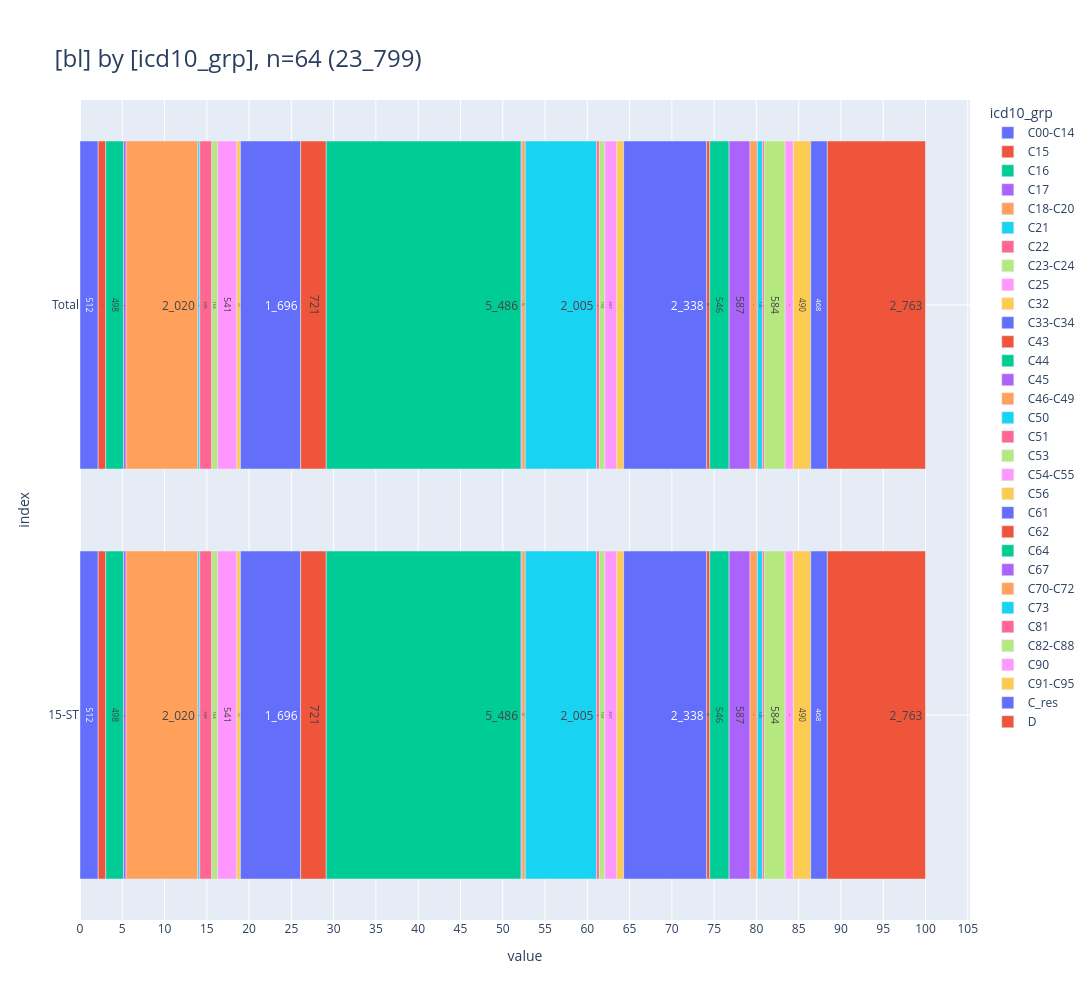

Source (notebook cell):
### Markdown cell above
### <a id='toc1_5_2_'></a>[Diagnosegruppen](#toc0_)
- **Filter: DJ = 2023, C44 und D-Diagnosen sind eingeschlossen**

> 💡 `ZfKD`: _"Die Anteile für D-Diagnosen sind in etwa vergleichbar, die für C44 unterscheiden sich recht deutlich"_

### Code cell
_alias = "icd10_3d"
_df = (
    show_freqs(alias=_alias, incl_c44_and_d=True)
    .merge(dim_icd10_3d.to_df().set_index('code'), left_on=_alias, right_index=True, how="left")
    [["kkr", "code_kid", "cnt"]]
    .rename(columns={"kkr": "bl", "code_kid": "icd10_grp"})
)
_=pls.plot_stacked_bars(
    _df,
    orientation="h",
    normalize=False,
    relative=True,
    dropna=False,
    sort_values_index=False,
    show_total=True,
    height=1000,
)

### Figure 1 — Plotly figure (JSON) as saved in the notebook; plotly's stock layout.template omitted (floating-point values rounded to 4 significant figures)
{"data": [{"hovertemplate": "col=C00-C14<br>value=%{x}<br>index=%{y}<br>cnt_str=%{text}<extra></extra>", "legendgroup": "C00-C14", "marker": {"color": "#636EFA", "pattern": {"shape": ""}}, "name": "C00-C14", "orientation": "h", "showlegend": true, "text": ["512", "512"], "textposition": "auto", "type": "bar", "x": [512, 512], "xaxis": "x", "y": [" Total", "15-ST"], "yaxis": "y"}, {"hovertemplate": "col=C15<br>value=%{x}<br>index=%{y}<br>cnt_str=%{text}<extra></extra>", "legendgroup": "C15", "marker": {"color": "#EF553B", "pattern": {"shape": ""}}, "name": "C15", "orientation": "h", "showlegend": true, "text": ["214", "214"], "textposition": "auto", "type": "bar", "x": [214, 214], "xaxis": "x", "y": [" Total", "15-ST"], "yaxis": "y"}, {"hovertemplate": "col=C16<br>value=%{x}<br>index=%{y}<br>cnt_str=%{text}<extra></extra>", "legendgroup": "C16", "marker": {"color": "#00CC96", "pattern": {"shape": ""}}, "name": "C16", "orientation": "h", "showlegend": true, "text": ["498", "498"], "textposition": "auto", "type": "bar", "x": [498, 498], "xaxis": "x", "y": [" Total", "15-ST"], "yaxis": "y"}, {"hovertemplate": "col=C17<br>value=%{x}<br>index=%{y}<br>cnt_str=%{text}<extra></extra>", "legendgroup": "C17", "marker": {"color": "#AB63FA", "pattern": {"shape": ""}}, "name": "C17", "orientation": "h", "showlegend": true, "text": ["74", "74"], "textposition": "auto", "type": "bar", "x": [74, 74], "xaxis": "x", "y": [" Total", "15-ST"], "yaxis": "y"}, {"hovertemplate": "col=C18-C20<br>value=%{x}<br>index=%{y}<br>cnt_str=%{text}<extra></extra>", "legendgroup": "C18-C20", "marker": {"color": "#FFA15A", "pattern": {"shape": ""}}, "name": "C18-C20", "orientation": "h", "showlegend": true, "text": ["2_020", "2_020"], "textposition": "auto", "type": "bar", "x": [2020, 2020], "xaxis": "x", "y": [" Total", "15-ST"], "yaxis": "y"}, {"hovertemplate": "col=C21<br>value=%{x}<br>index=%{y}<br>cnt_str=%{text}<extra></extra>", "legendgroup": "C21", "marker": {"color": "#19D3F3", "pattern": {"shape": ""}}, "name": "C21", "orientation": "h", "showlegend": true, "text": ["53", "53"], "textposition": "auto", "type": "bar", "x": [53, 53], "xaxis": "x", "y": [" Total", "15-ST"], "yaxis": "y"}, {"hovertemplate": "col=C22<br>value=%{x}<br>index=%{y}<br>cnt_str=%{text}<extra></extra>", "legendgroup": "C22", "marker": {"color": "#FF6692", "pattern": {"shape": ""}}, "name": "C22", "orientation": "h", "showlegend": true, "text": ["338", "338"], "textposition": "auto", "type": "bar", "x": [338, 338], "xaxis": "x", "y": [" Total", "15-ST"], "yaxis": "y"}, {"hovertemplate": "col=C23-C24<br>value=%{x}<br>index=%{y}<br>cnt_str=%{text}<extra></extra>", "legendgroup": "C23-C24", "marker": {"color": "#B6E880", "pattern": {"shape": ""}}, "name": "C23-C24", "orientation": "h", "showlegend": true, "text": ["164", "164"], "textposition": "auto", "type": "bar", "x": [164, 164], "xaxis": "x", "y": [" Total", "15-ST"], "yaxis": "y"}, {"hovertemplate": "col=C25<br>value=%{x}<br>index=%{y}<br>cnt_str=%{text}<extra></extra>", "legendgroup": "C25", "marker": {"color": "#FF97FF", "pattern": {"shape": ""}}, "name": "C25", "orientation": "h", "showlegend": true, "text": ["541", "541"], "textposition": "auto", "type": "bar", "x": [541, 541], "xaxis": "x", "y": [" Total", "15-ST"], "yaxis": "y"}, {"hovertemplate": "col=C32<br>value=%{x}<br>index=%{y}<br>cnt_str=%{text}<extra></extra>", "legendgroup": "C32", "marker": {"color": "#FECB52", "pattern": {"shape": ""}}, "name": "C32", "orientation": "h", "showlegend": true, "text": ["101", "101"], "textposition": "auto", "type": "bar", "x": [101, 101], "xaxis": "x", "y": [" Total", "15-ST"], "yaxis": "y"}, {"hovertemplate": "col=C33-C34<br>value=%{x}<br>index=%{y}<br>cnt_str=%{text}<extra></extra>", "legendgroup": "C33-C34", "marker": {"color": "#636EFA", "pattern": {"shape": ""}}, "name": "C33-C34", "orientation": "h", "showlegend": true, "text": ["1_696", "1_696"], "textposition": "auto", "type": "bar", "x": [1696, 1696], "xaxis": "x", "y": [" Total", "15-ST"], "yaxis": "y"}, {"hovertemplate": "col=C43<br>value=%{x}<br>index=%{y}<br>cnt_str=%{text}<extra></extra>", "legendgroup": "C43", "marker": {"color": "#EF553B", "pattern": {"shape": ""}}, "name": "C43", "orientation": "h", "showlegend": true, "text": ["721", "721"], "textposition": "auto", "type": "bar", "x": [721, 721], "xaxis": "x", "y": [" Total", "15-ST"], "yaxis": "y"}, {"hovertemplate": "col=C44<br>value=%{x}<br>index=%{y}<br>cnt_str=%{text}<extra></extra>", "legendgroup": "C44", "marker": {"color": "#00CC96", "pattern": {"shape": ""}}, "name": "C44", "orientation": "h", "showlegend": true, "text": ["5_486", "5_486"], "textposition": "auto", "type": "bar", "x": [5486, 5486], "xaxis": "x", "y": [" Total", "15-ST"], "yaxis": "y"}, {"hovertemplate": "col=C45<br>value=%{x}<br>index=%{y}<br>cnt_str=%{text}<extra></extra>", "legendgroup": "C45", "marker": {"color": "#AB63FA", "pattern": {"shape": ""}}, "name": "C45", "orientation": "h", "showlegend": true, "text": ["24", "24"], "textposition": "auto", "type": "bar", "x": [24, 24], "xaxis": "x", "y": [" Total", "15-ST"], "yaxis": "y"}, {"hovertemplate": "col=C46-C49<br>value=%{x}<br>index=%{y}<br>cnt_str=%{text}<extra></extra>", "legendgroup": "C46-C49", "marker": {"color": "#FFA15A", "pattern": {"shape": ""}}, "name": "C46-C49", "orientation": "h", "showlegend": true, "text": ["91", "91"], "textposition": "auto", "type": "bar", "x": [91, 91], "xaxis": "x", "y": [" Total", "15-ST"], "yaxis": "y"}, {"hovertemplate": "col=C50<br>value=%{x}<br>index=%{y}<br>cnt_str=%{text}<extra></extra>", "legendgroup": "C50", "marker": {"color": "#19D3F3", "pattern": {"shape": ""}}, "name": "C50", "orientation": "h", "showlegend": true, "text": ["2_005", "2_005"], "textposition": "auto", "type": "bar", "x": [2005, 2005], "xaxis": "x", "y": [" Total", "15-ST"], "yaxis": "y"}, {"hovertemplate": "col=C51<br>value=%{x}<br>index=%{y}<br>cnt_str=%{text}<extra></extra>", "legendgroup": "C51", "marker": {"color": "#FF6692", "pattern": {"shape": ""}}, "name": "C51", "orientation": "h", "showlegend": true, "text": ["81", "81"], "textposition": "auto", "type": "bar", "x": [81, 81], "xaxis": "x", "y": [" Total", "15-ST"], "yaxis": "y"}, {"hovertemplate": "col=C53<br>value=%{x}<br>index=%{y}<br>cnt_str=%{text}<extra></extra>", "legendgroup": "C53", "marker": {"color": "#B6E880", "pattern": {"shape": ""}}, "name": "C53", "orientation": "h", "showlegend": true, "text": ["153", "153"], "textposition": "auto", "type": "bar", "x": [153, 153], "xaxis": "x", "y": [" Total", "15-ST"], "yaxis": "y"}, {"hovertemplate": "col=C54-C55<br>value=%{x}<br>index=%{y}<br>cnt_str=%{text}<extra></extra>", "legendgroup": "C54-C55", "marker": {"color": "#FF97FF", "pattern": {"shape": ""}}, "name": "C54-C55", "orientation": "h", "showlegend": true, "text": ["337", "337"], "textposition": "auto", "type": "bar", "x": [337, 337], "xaxis": "x", "y": [" Total", "15-ST"], "yaxis": "y"}, {"hovertemplate": "col=C56<br>value=%{x}<br>index=%{y}<br>cnt_str=%{text}<extra></extra>", "legendgroup": "C56", "marker": {"color": "#FECB52", "pattern": {"shape": ""}}, "name": "C56", "orientation": "h", "showlegend": true, "text": ["194", "194"], "textposition": "auto", "type": "bar", "x": [194, 194], "xaxis": "x", "y": [" Total", "15-ST"], "yaxis": "y"}, {"hovertemplate": "col=C61<br>value=%{x}<br>index=%{y}<br>cnt_str=%{text}<extra></extra>", "legendgroup": "C61", "marker": {"color": "#636EFA", "pattern": {"shape": ""}}, "name": "C61", "orientation": "h", "showlegend": true, "text": ["2_338", "2_338"], "textposition": "auto", "type": "bar", "x": [2338, 2338], "xaxis": "x", "y": [" Total", "15-ST"], "yaxis": "y"}, {"hovertemplate": "col=C62<br>value=%{x}<br>index=%{y}<br>cnt_str=%{text}<extra></extra>", "legendgroup": "C62", "marker": {"color": "#EF553B", "pattern": {"shape": ""}}, "name": "C62", "orientation": "h", "showlegend": true, "text": ["85", "85"], "textposition": "auto", "type": "bar", "x": [85, 85], "xaxis": "x", "y": [" Total", "15-ST"], "yaxis": "y"}, {"hovertemplate": "col=C64<br>value=%{x}<br>index=%{y}<br>cnt_str=%{text}<extra></extra>", "legendgroup": "C64", "marker": {"color": "#00CC96", "pattern": {"shape": ""}}, "name": "C64", "orientation": "h", "showlegend": true, "text": ["546", "546"], "textposition": "auto", "type": "bar", "x": [546, 546], "xaxis": "x", "y": [" Total", "15-ST"], "yaxis": "y"}, {"hovertemplate": "col=C67<br>value=%{x}<br>index=%{y}<br>cnt_str=%{text}<extra></extra>", "legendgroup": "C67", "marker": {"color": "#AB63FA", "pattern": {"shape": ""}}, "name": "C67", "orientation": "h", "showlegend": true, "text": ["587", "587"], "textposition": "auto", "type": "bar", "x": [587, 587], "xaxis": "x", "y": [" Total", "15-ST"], "yaxis": "y"}, {"hovertemplate": "col=C70-C72<br>value=%{x}<br>index=%{y}<br>cnt_str=%{text}<extra></extra>", "legendgroup": "C70-C72", "marker": {"color": "#FFA15A", "pattern": {"shape": ""}}, "name": "C70-C72", "orientation": "h", "showlegend": true, "text": ["206", "206"], "textposition": "auto", "type": "bar", "x": [206, 206], "xaxis": "x", "y": [" Total", "15-ST"], "yaxis": "y"}, {"hovertemplate": "col=C73<br>value=%{x}<br>index=%{y}<br>cnt_str=%{text}<extra></extra>", "legendgroup": "C73", "marker": {"color": "#19D3F3", "pattern": {"shape": ""}}, "name": "C73", "orientation": "h", "showlegend": true, "text": ["145", "145"], "textposition": "auto", "type": "bar", "x": [145, 145], "xaxis": "x", "y": [" Total", "15-ST"], "yaxis": "y"}, {"hovertemplate": "col=C81<br>value=%{x}<br>index=%{y}<br>cnt_str=%{text}<extra></extra>", "legendgroup": "C81", "marker": {"color": "#FF6692", "pattern": {"shape": ""}}, "name": "C81", "orientation": "h", "showlegend": true, "text": ["53", "53"], "textposition": "auto", "type": "bar", "x": [53, 53], "xaxis": "x", "y": [" Total", "15-ST"], "yaxis": "y"}, {"hovertemplate": "col=C82-C88<br>value=%{x}<br>index=%{y}<br>cnt_str=%{text}<extra></extra>", "legendgroup": "C82-C88", "marker": {"color": "#B6E880", "pattern": {"shape": ""}}, "name": "C82-C88", "orientation": "h", "showlegend": true, "text": ["584", "584"], "textposition": "auto", "type": "bar", "x": [584, 584], "xaxis": "x", "y": [" Total", "15-ST"], "yaxis": "y"}, {"hovertemplate": "col=C90<br>value=%{x}<br>index=%{y}<br>cnt_str=%{text}<extra></extra>", "legendgroup": "C90", "marker": {"color": "#FF97FF", "pattern": {"shape": ""}}, "name": "C90", "orientation": "h", "showlegend": true, "text": ["231", "231"], "textposition": "auto", "type": "bar", "x": [231, 231], "xaxis": "x", "y": [" Total", "15-ST"], "yaxis": "y"}, {"hovertemplate": "col=C91-C95<br>value=%{x}<br>index=%{y}<br>cnt_str=%{text}<extra></extra>", "legendgroup": "C91-C95", "marker": {"color": "#FECB52", "pattern": {"shape": ""}}, "name": "C91-C95", "orientation": "h", "showlegend": true, "text": ["490", "490"], "textposition": "auto", "type": "bar", "x": [490, 490], "xaxis": "x", "y": [" Total", "15-ST"], "yaxis": "y"}, {"hovertemplate": "col=C_res<br>value=%{x}<br>index=%{y}<br>cnt_str=%{text}<extra></extra>", "legendgroup": "C_res", "marker": {"color": "#636EFA", "pattern": {"shape": ""}}, "name": "C_res", "orientation": "h", "showlegend": true, "text": ["468", "468"], "textposition": "auto", "type": "bar", "x": [468, 468], "xaxis": "x", "y": [" Total", "15-ST"], "yaxis": "y"}, {"hovertemplate": "col=D<br>value=%{x}<br>index=%{y}<br>cnt_str=%{text}<extra></extra>", "legendgroup": "D", "marker": {"color": "#EF553B", "pattern": {"shape": ""}}, "name": "D", "orientation": "h", "showlegend": true, "text": ["2_763", "2_763"], "textposition": "auto", "type": "bar", "x": [2763, 2763], "xaxis": "x", "y": [" Total", "15-ST"], "yaxis": "y"}], "layout": {"barmode": "relative", "barnorm": "percent", "height": 1000, "legend": {"title": {"text": "icd10_grp"}, "tracegroupgap": 0, "traceorder": "normal"}, "title": {"font": {"size": 24}, "text": "[bl] by [icd10_grp], n=64 (23_799)", "xanchor": "left", "y": 0.95, "yanchor": "top"}, "width": 2000, "xaxis": {"anchor": "y", "domain": [0, 1], "dtick": 5, "gridwidth": 1, "showgrid": true, "title": {"text": "value"}}, "yaxis": {"anchor": "x", "categoryarray": ["15-ST", " Total"], "categoryorder": "array", "domain": [0, 1], "gridwidth": 1, "showgrid": true, "title": {"text": "index"}}}}
